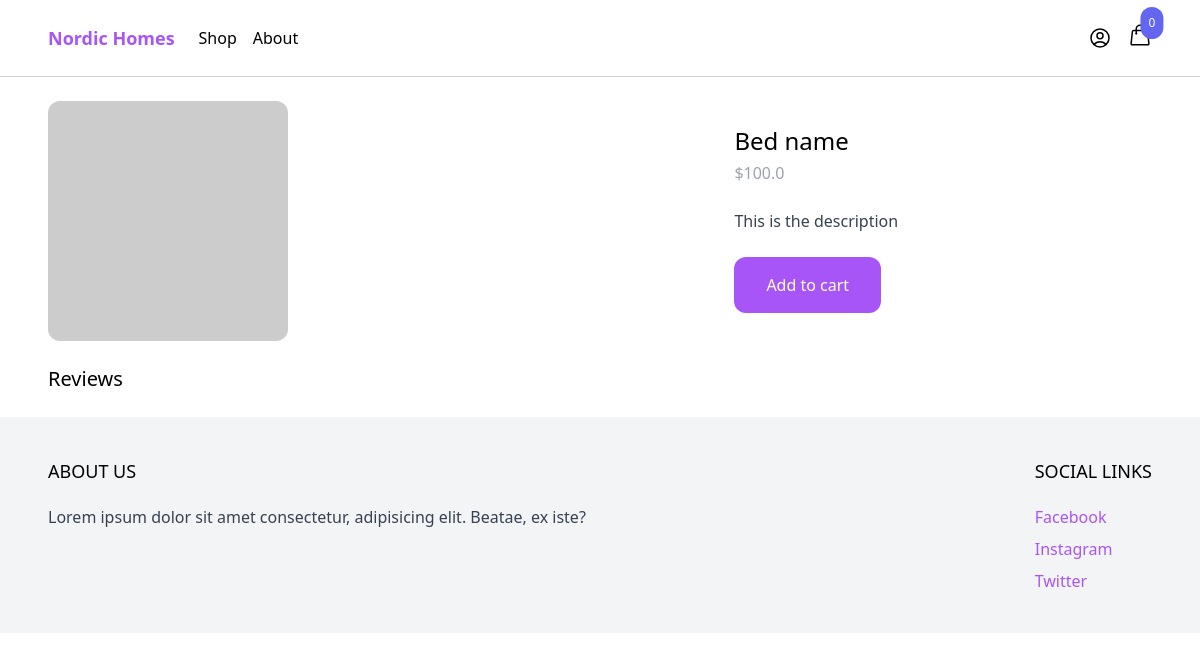
/shop/bed-name/, run on the app's committed database.
### product/models.py (models this page shows, shortened)
class Product(models.Model):
    category = models.ForeignKey(Category, related_name='products', on_delete=models.CASCADE)
    name = models.CharField(max_length=255)
    slug = models.SlugField()
    description = models.TextField(blank=True, null=True)
    price = models.IntegerField()
    created_at = models.DateTimeField(auto_now_add=True)
    image = models.ImageField(upload_to='uploads/', blank=True, null=True)
    thumbnail = models.ImageField(upload_to='uploads/', blank=True, null=True)
    class Meta:
        ordering = ('-created_at',)
    def get_display_price(self):
        return self.price / 100

### product/views.py (the view, shortened to what this page needs)
# urls.py: path('', include('product.urls')),
def product(request, slug):
    product = get_object_or_404(Product, slug=slug)
    return render(request, 'product/product.html', {'product':product})

### cart/cart.py (called while the page is built)
    def __len__(self):
        return sum(item['quantity'] for item in self.cart.values())

### cart/context_processors.py (called while the page is built)
def cart(request):
    return {'cart': Cart(request)}

### product/templates/product/product.html (shortened to what this page needs)
{% extends 'core/base.html' %}
{% load static %}
{% block content %}
  <div class="max-w-6xl mx-auto flex flex-wrap py-6 px-6 xl:px-0">
    <div class="images w-full mb-6 lg:mb-0 lg:w-3/5">
      <img
        src="{% if product.image %}{{ product.image.url }}{% else %}'https://via.placeholder.com/240x240.jpg'{% endif %}"
        alt="{{ product.name }}" class="rounded-xl"
      />
    </div>
    <div class="information w-full lg:w-2/5 lg:p-6">
      <h1 class="text-2xl">{{ product.name }}</h1>
      <p class="mt-1 text-gray-400">${{ product.get_display_price }}</p>
      {% if product.description %}
      <p class="mt-6 text-gray-700">{{ product.description }}</p>
      {% endif %}
      <a
        href="#"
        class="mt-6 inline-block px-8 py-4 rounded-xl bg-purple-500 text-white hover:bg-purple-700 transition duration-500 ease-in-out"
        hx-get="{% url 'cart:add_to_cart' product.id %}"
        hx-target="#menu-cart-button"
        hx-swap="outerHTML"
        >
        Add to cart
      </a>
    </div>
    <div class="w-full mt-6">
      <h1 class="text-xl">Reviews</h1>
    </div>
  </div>
{% endblock %}

### data on the page
Product: name "Bed name", get_display_price "100.0", description "This is the description"

### other printed values
{{ cart|length }} "0"
